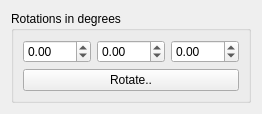
<?xml version="1.0" encoding="UTF-8"?>
<ui version="4.0">
 <class>RotationWidget</class>
 <widget class="QWidget" name="RotationWidget">
  <property name="geometry">
   <rect>
    <x>0</x>
    <y>0</y>
    <width>227</width>
    <height>100</height>
   </rect>
  </property>
  <property name="windowTitle">
   <string>Form</string>
  </property>
  <layout class="QGridLayout" name="gridLayout">
   <item row="0" column="2">
    <widget class="QGroupBox" name="groupBox">
     <property name="title">
      <string>Rotations in degrees</string>
     </property>
     <layout class="QGridLayout" name="gridLayout_2">
      <item row="1" column="0">
       <widget class="QDoubleSpinBox" name="xAngle">
        <property name="minimum">
         <double>-180.000000000000000</double>
        </property>
        <property name="maximum">
         <double>180.000000000000000</double>
        </property>
        <property name="singleStep">
         <double>10.000000000000000</double>
        </property>
       </widget>
      </item>
      <item row="3" column="0" colspan="3">
       <widget class="QPushButton" name="rotateButton">
        <property name="text">
         <string>Rotate..</string>
        </property>
       </widget>
      </item>
      <item row="1" column="2">
       <widget class="QDoubleSpinBox" name="zAngle">
        <property name="minimum">
         <double>-180.000000000000000</double>
        </property>
        <property name="maximum">
         <double>180.000000000000000</double>
        </property>
        <property name="singleStep">
         <double>10.000000000000000</double>
        </property>
       </widget>
      </item>
      <item row="1" column="1">
       <widget class="QDoubleSpinBox" name="yAngle">
        <property name="minimum">
         <double>-180.000000000000000</double>
        </property>
        <property name="maximum">
         <double>180.000000000000000</double>
        </property>
        <property name="singleStep">
         <double>10.000000000000000</double>
        </property>
       </widget>
      </item>
     </layout>
    </widget>
   </item>
  </layout>
 </widget>
 <resources/>
 <connections/>
</ui>
